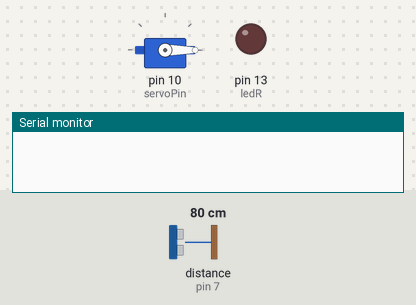
A sketch run on a simulated Arduino Uno, built with avr-gcc and run on an emulated ATmega328P. On the bench: servo, output pins drawn as LEDs (lit = HIGH), the last lines printed to the serial monitor. Wiring (from diagram.json): ultrasonic range finder: trigger pin 8; echo pin 7. The inputs (shaded band) are chosen by the test bench; at power-on: distance to the obstacle (sensor on pin 7) 80 cm. The echo pulse lasts 58.3 µs per cm; pins used as bus, display or sensor lines are not drawn.

Above: at 1.2 s.
1.3 s: distance to the obstacle (sensor on pin 7) set to 2 cm
At 2.4 s:
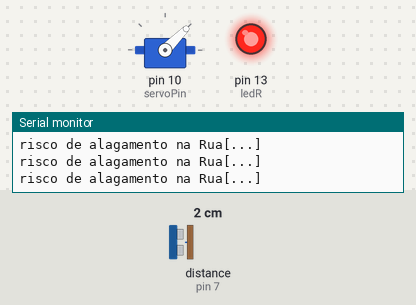
2.8 s: distance to the obstacle (sensor on pin 7) set to 19 cm
5.8 s: distance to the obstacle (sensor on pin 7) set to 23 cm
At 7.0 s:
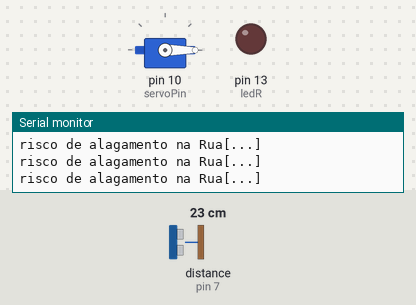
Timing chart, 0 to 8.8 s (numbered marks = the images above; inputs shaded):
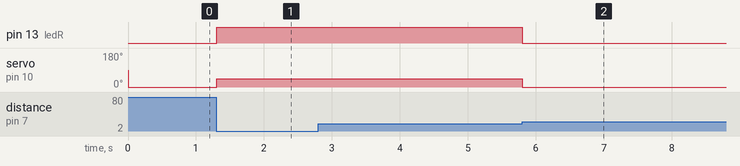

The sketch:

sketch.ino
```cpp
#include <Servo.h>

#define servoPin 10
#define ledR 13
#define trigger 8
#define echo 7

int dist = 0;
Servo myservo;

void setup() {
  Serial.begin(9600);
  pinMode(ledR, OUTPUT);
  pinMode(trigger, OUTPUT);
  pinMode(echo, INPUT);
  myservo.attach(servoPin);
}

void loop() {
  digitalWrite(trigger, HIGH);
  delayMicroseconds(10);
  digitalWrite(trigger, LOW);

  //Função para pegar o valor em ECHO
  dist = pulseIn(echo, HIGH);

  //convertendo o valor em cm
  dist = dist / 58;

  if(dist < 20){
    Serial.println("risco de alagamento na Rua[...]");
    digitalWrite(ledR, HIGH);
    myservo.write(45);
  }else{
      digitalWrite(ledR, LOW);
      myservo.write(0);
  }
}
```

Measured:
- the behaviour switches between 20 and 21 cm on distance to the obstacle (sensor on pin 7) (found by bisection; images 1 and 2)
- after the input at 1.3 s, pin 13 (ledR): LOW → HIGH at once; servo on pin 10 (servoPin): 0° → 45° at once
- after the input at 5.8 s, pin 13 (ledR): HIGH → LOW at once; servo on pin 10 (servoPin): 45° → 0° at once
